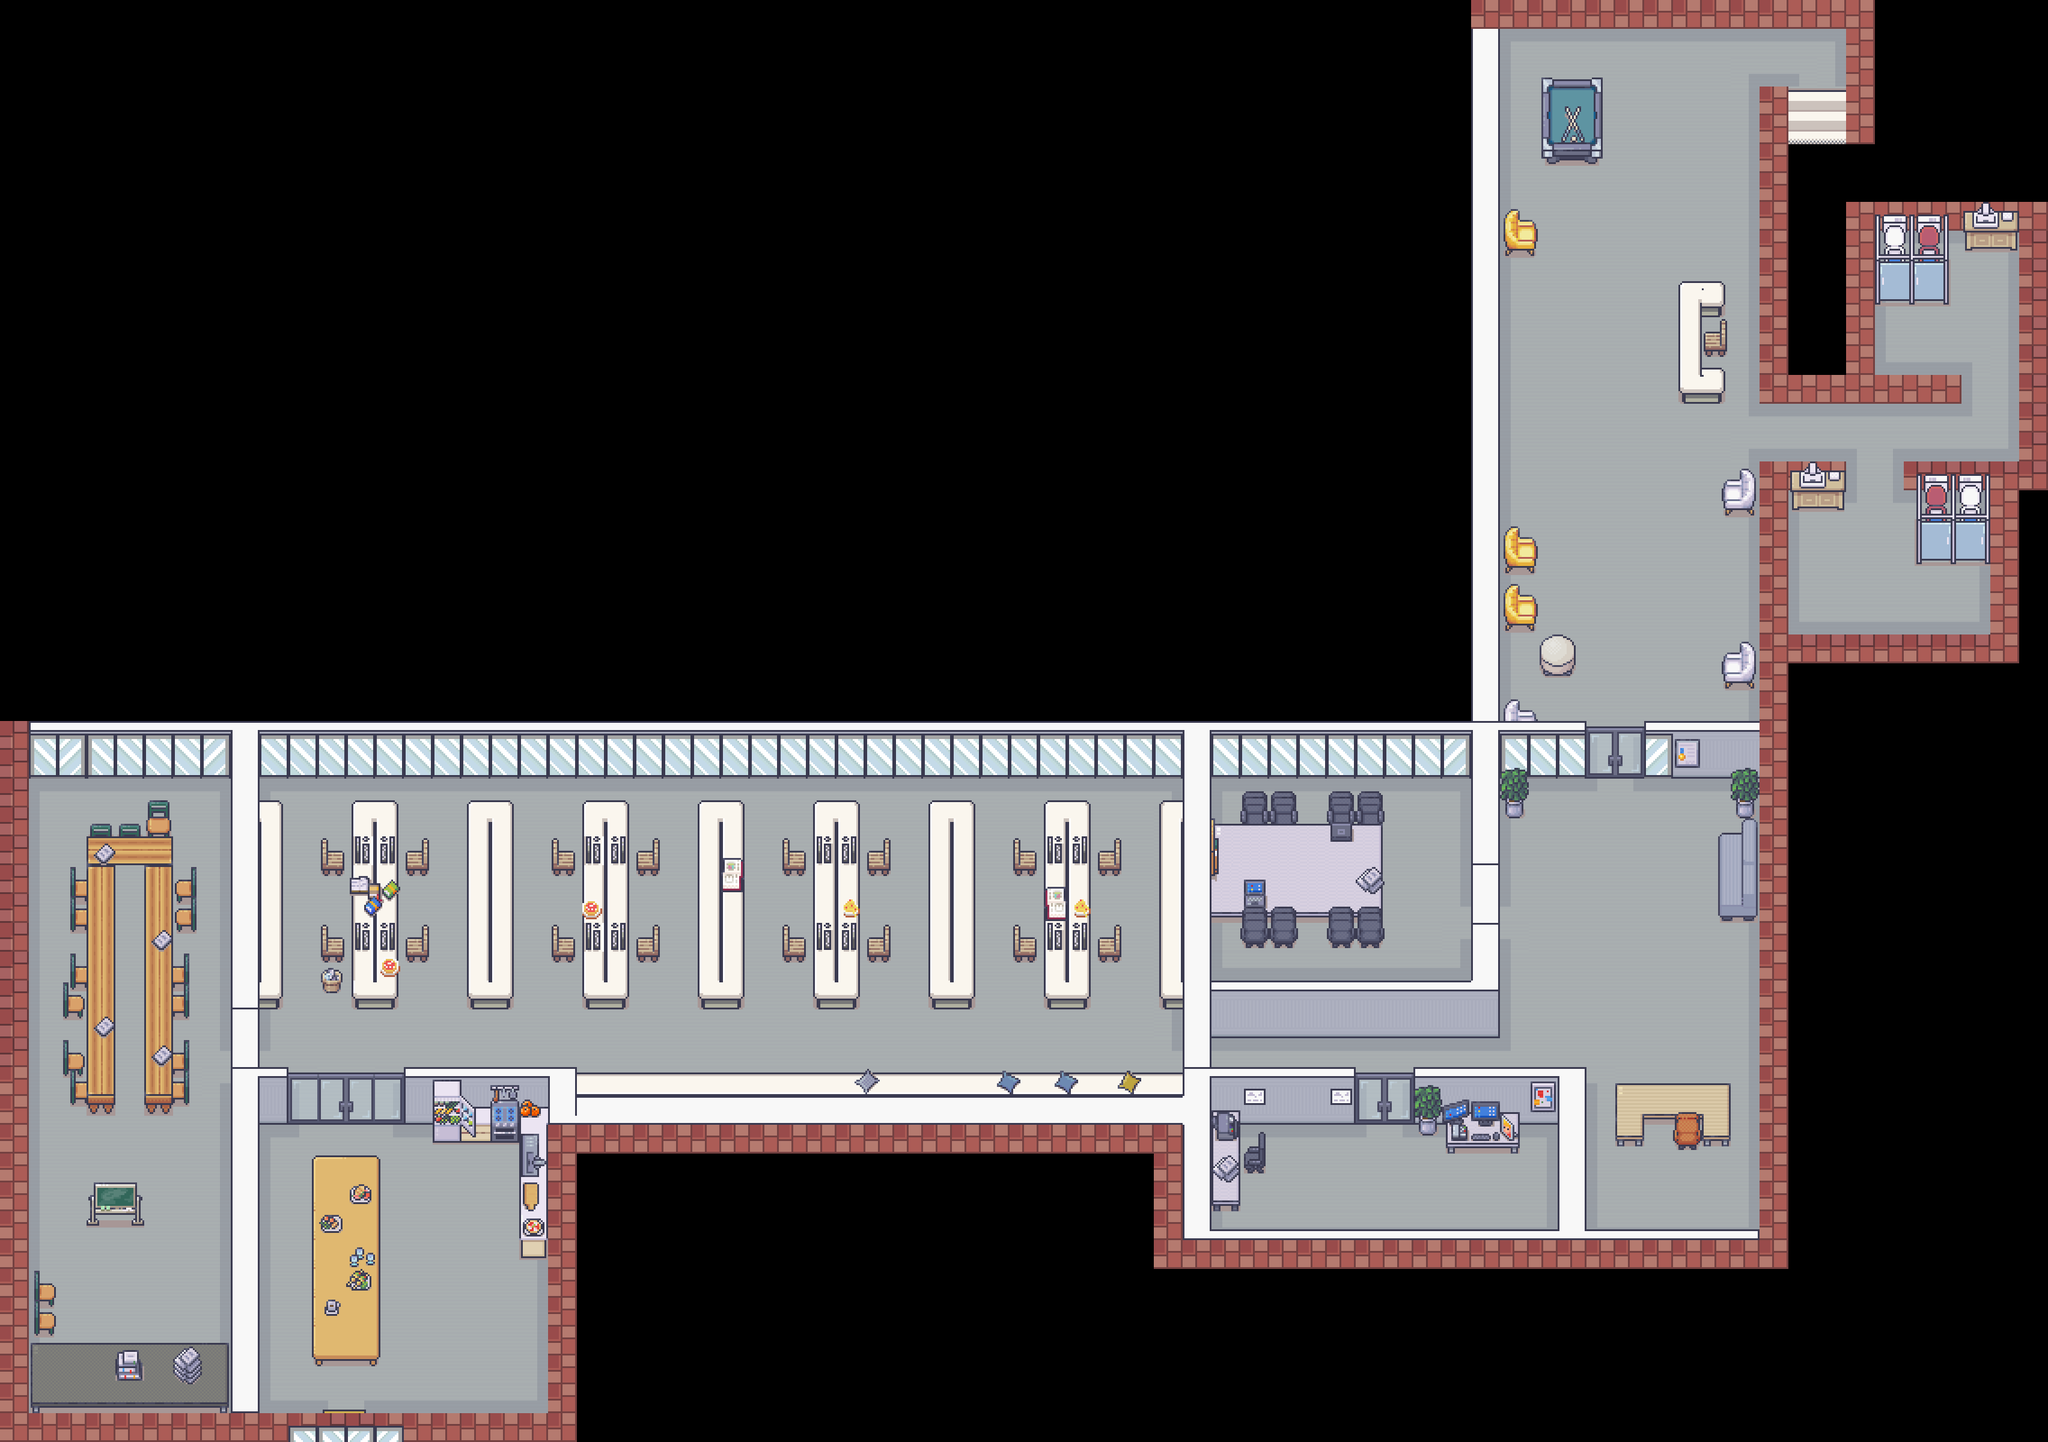

A level layout from a 2D game, rendered from its tile map. Below: a short description, then the map file with tile-grid data replaced by summaries:
An orthogonal 71x50 tile map with 48x48 px tiles, 13 tile layers (Sol, Mur, Meuble_B, Meuble_H, ...), 8 tilesets.

<map version="1.10" tiledversion="1.11.2" orientation="orthogonal" renderorder="right-down" width="71" height="50" tilewidth="48" tileheight="48" infinite="0" nextlayerid="17" nextobjectid="1">
 <tileset firstgid="1" source="tuile/tuile_interieur.tsx" />
 <tileset firstgid="1425" source="tuile/tuile_exterieur.tsx" />
 <tileset firstgid="1816" source="tuile/personnage.tsx" />
 <tileset firstgid="2680" source="tuile/cuisine.tsx" />
 <tileset firstgid="3464" source="tuile/bureau.tsx" />
 <tileset firstgid="4312" source="tuile/base.tsx" />
 <tileset firstgid="5112" source="tuile/ui2.tsx" />
 <tileset firstgid="6778" source="tuile/salle de bain.tsx" />
 <layer id="4" name="Sol" width="71" height="50">
  <data>[3550 cells, 1199 non-empty, 6 distinct tile ids]</data>
 </layer>
 <layer id="7" name="Mur" width="71" height="50">
  <data>[3550 cells, 397 non-empty, 18 distinct tile ids]</data>
 </layer>
 <layer id="6" name="Meuble_B" width="71" height="50">
  <data>[3550 cells, 186 non-empty, 57 distinct tile ids]</data>
 </layer>
 <layer id="1" name="Meuble_H" width="71" height="50">
  <data>[3550 cells, 435 non-empty, 112 distinct tile ids]</data>
 </layer>
 <layer id="8" name="Meuble_T" width="71" height="50">
  <data>[3550 cells, 69 non-empty, 57 distinct tile ids]</data>
 </layer>
 <layer id="9" name="step_1_B" width="71" height="50">
  <data>[3550 cells, 4 non-empty, 4 distinct tile ids]</data>
 </layer>
 <layer id="15" name="step_1_H" width="71" height="50">
  <data>[3550 cells, 4 non-empty, 4 distinct tile ids]</data>
 </layer>
 <layer id="10" name="step_2" width="71" height="50">
  <data>[3550 cells, 3 non-empty, 1 distinct tile ids]</data>
 </layer>
 <layer id="11" name="hero_1" width="71" height="50">
  <data>[3550 cells, 2 non-empty, 1 distinct tile ids]</data>
 </layer>
 <layer id="12" name="hero_2" width="71" height="50">
  <data>[3550 cells, 4 non-empty, 4 distinct tile ids]</data>
 </layer>
 <layer id="13" name="hero_3" width="71" height="50">
  <data>[3550 cells, 2 non-empty, 1 distinct tile ids]</data>
 </layer>
 <layer id="16" name="step_3_B" width="71" height="50">
  <data>[3550 cells, 2 non-empty, 2 distinct tile ids]</data>
 </layer>
 <layer id="14" name="step_3_H" width="71" height="50">
  <data>[3550 cells, 2 non-empty, 2 distinct tile ids]</data>
 </layer>
</map>
